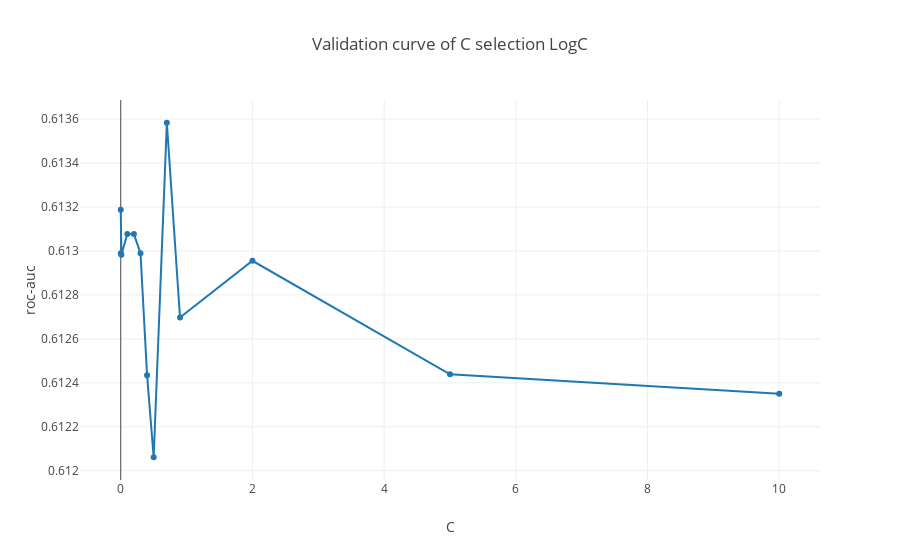

Notebook code cell kept with this figure:
### Code cell
trace1 = go.Scatter(
    x=range_C,
    y=scores_lg_c
)
data = [trace1]
layout = go.Layout(title = 'Validation curve of C selection LogC',
          yaxis={'title':'roc-auc'}, xaxis={'title':'C'})

fig = go.Figure(data=data, layout=layout)
iplot(fig, show_link=False)

### Figure 1 — Plotly figure (JSON) as saved in the notebook; plotly's stock layout.template omitted (floating-point values rounded to 4 significant figures)
{"data": [{"type": "scatter", "uid": "c67952c6-2849-4910-ad8d-042555775783", "x": [0.0001, 0.001, 0.01, 0.1, 0.2, 0.3, 0.4, 0.5, 0.7, 0.9, 2, 5, 10], "y": [0.6132, 0.613, 0.613, 0.6131, 0.6131, 0.613, 0.6124, 0.6121, 0.6136, 0.6127, 0.613, 0.6124, 0.6124]}], "layout": {"title": {"text": "Validation curve of C selection LogC"}, "xaxis": {"title": {"text": "C"}}, "yaxis": {"title": {"text": "roc-auc"}}}}
